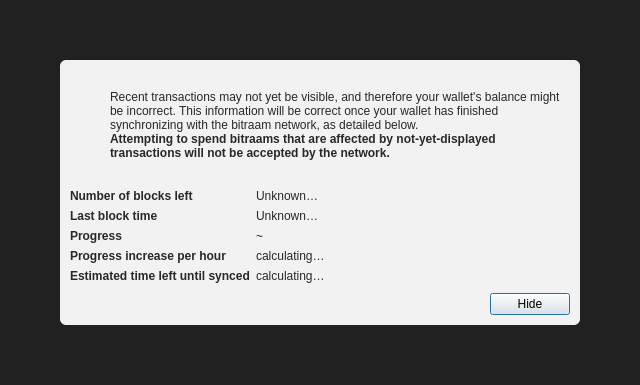
<?xml version="1.0" encoding="UTF-8"?>
<ui version="4.0">
 <class>ModalOverlay</class>
 <widget class="QWidget" name="ModalOverlay">
  <property name="geometry">
   <rect>
    <x>0</x>
    <y>0</y>
    <width>640</width>
    <height>385</height>
   </rect>
  </property>
  <property name="windowTitle">
   <string>Form</string>
  </property>
  <layout class="QVBoxLayout" name="verticalLayout" stretch="0">
   <property name="sizeConstraint">
    <enum>QLayout::SetDefaultConstraint</enum>
   </property>
   <property name="leftMargin">
    <number>0</number>
   </property>
   <property name="topMargin">
    <number>0</number>
   </property>
   <property name="rightMargin">
    <number>0</number>
   </property>
   <property name="bottomMargin">
    <number>0</number>
   </property>
   <item>
    <widget class="QWidget" name="bgWidget" native="true">
     <property name="styleSheet">
      <string notr="true">#bgWidget { background: rgba(0,0,0,220); }</string>
     </property>
     <layout class="QVBoxLayout" name="verticalLayoutMain" stretch="1">
      <property name="leftMargin">
       <number>60</number>
      </property>
      <property name="topMargin">
       <number>60</number>
      </property>
      <property name="rightMargin">
       <number>60</number>
      </property>
      <property name="bottomMargin">
       <number>60</number>
      </property>
      <item>
       <widget class="QWidget" name="contentWidget" native="true">
        <property name="styleSheet">
         <string notr="true">#contentWidget { background: rgba(255,255,255,240); border-radius: 6px; }

QLabel { color: rgb(40,40,40);  }</string>
        </property>
        <layout class="QVBoxLayout" name="verticalLayoutSub" stretch="1,0,0,0">
         <property name="spacing">
          <number>0</number>
         </property>
         <property name="leftMargin">
          <number>10</number>
         </property>
         <property name="topMargin">
          <number>10</number>
         </property>
         <property name="rightMargin">
          <number>10</number>
         </property>
         <property name="bottomMargin">
          <number>10</number>
         </property>
         <item>
          <layout class="QHBoxLayout" name="horizontalLayoutIconText" stretch="0,1">
           <property name="topMargin">
            <number>20</number>
           </property>
           <item>
            <layout class="QVBoxLayout" name="verticalLayoutIcon">
             <property name="leftMargin">
              <number>0</number>
             </property>
             <item>
              <widget class="QPushButton" name="warningIcon">
               <property name="enabled">
                <bool>false</bool>
               </property>
               <property name="text">
                <string/>
               </property>
               <property name="icon">
                <iconset>
                 <normaloff>:/icons/warning</normaloff>
                 <disabledoff>:/icons/warning</disabledoff>:/icons/warning</iconset>
               </property>
               <property name="iconSize">
                <size>
                 <width>48</width>
                 <height>48</height>
                </size>
               </property>
               <property name="flat">
                <bool>true</bool>
               </property>
              </widget>
             </item>
             <item>
              <spacer name="verticalSpacerWarningIcon">
               <property name="orientation">
                <enum>Qt::Vertical</enum>
               </property>
               <property name="sizeHint" stdset="0">
                <size>
                 <width>20</width>
                 <height>40</height>
                </size>
               </property>
              </spacer>
             </item>
            </layout>
           </item>
           <item>
            <layout class="QVBoxLayout" name="verticalLayoutInfoText">
             <property name="leftMargin">
              <number>0</number>
             </property>
             <property name="topMargin">
              <number>0</number>
             </property>
             <item>
              <widget class="QLabel" name="infoText">
               <property name="text">
                <string>Recent transactions may not yet be visible, and therefore your wallet's balance might be incorrect. This information will be correct once your wallet has finished synchronizing with the bitraam network, as detailed below.</string>
               </property>
               <property name="textFormat">
                <enum>Qt::RichText</enum>
               </property>
               <property name="wordWrap">
                <bool>true</bool>
               </property>
              </widget>
             </item>
             <item>
              <widget class="QLabel" name="infoTextStrong">
               <property name="font">
                <font>
                 <weight>75</weight>
                 <bold>true</bold>
                </font>
               </property>
               <property name="text">
                <string>Attempting to spend bitraams that are affected by not-yet-displayed transactions will not be accepted by the network.</string>
               </property>
               <property name="textFormat">
                <enum>Qt::RichText</enum>
               </property>
               <property name="wordWrap">
                <bool>true</bool>
               </property>
              </widget>
             </item>
             <item>
              <spacer name="verticalSpacerInTextSpace">
               <property name="orientation">
                <enum>Qt::Vertical</enum>
               </property>
               <property name="sizeHint" stdset="0">
                <size>
                 <width>20</width>
                 <height>40</height>
                </size>
               </property>
              </spacer>
             </item>
            </layout>
           </item>
          </layout>
         </item>
         <item>
          <spacer name="verticalSpacerAfterText">
           <property name="orientation">
            <enum>Qt::Vertical</enum>
           </property>
           <property name="sizeHint" stdset="0">
            <size>
             <width>20</width>
             <height>40</height>
            </size>
           </property>
          </spacer>
         </item>
         <item>
          <layout class="QFormLayout" name="formLayout">
           <property name="fieldGrowthPolicy">
            <enum>QFormLayout::FieldsStayAtSizeHint</enum>
           </property>
           <property name="horizontalSpacing">
            <number>6</number>
           </property>
           <property name="verticalSpacing">
            <number>6</number>
           </property>
           <property name="topMargin">
            <number>10</number>
           </property>
           <item row="0" column="0">
            <widget class="QLabel" name="labelNumberOfBlocksLeft">
             <property name="font">
              <font>
               <weight>75</weight>
               <bold>true</bold>
              </font>
             </property>
             <property name="text">
              <string>Number of blocks left</string>
             </property>
            </widget>
           </item>
           <item row="0" column="1">
            <widget class="QLabel" name="numberOfBlocksLeft">
             <property name="text">
              <string>Unknown…</string>
             </property>
            </widget>
           </item>
           <item row="1" column="0">
            <widget class="QLabel" name="labelLastBlockTime">
             <property name="font">
              <font>
               <weight>75</weight>
               <bold>true</bold>
              </font>
             </property>
             <property name="text">
              <string>Last block time</string>
             </property>
            </widget>
           </item>
           <item row="1" column="1">
            <widget class="QLabel" name="newestBlockDate">
             <property name="sizePolicy">
              <sizepolicy hsizetype="Maximum" vsizetype="Preferred">
               <horstretch>0</horstretch>
               <verstretch>0</verstretch>
              </sizepolicy>
             </property>
             <property name="text">
              <string>Unknown…</string>
             </property>
            </widget>
           </item>
           <item row="2" column="0">
            <widget class="QLabel" name="labelSyncDone">
             <property name="font">
              <font>
               <weight>75</weight>
               <bold>true</bold>
              </font>
             </property>
             <property name="text">
              <string>Progress</string>
             </property>
            </widget>
           </item>
           <item row="2" column="1">
            <layout class="QHBoxLayout" name="horizontalLayoutSync" stretch="0,1">
             <item>
              <widget class="QLabel" name="percentageProgress">
               <property name="text">
                <string notr="true">~</string>
               </property>
              </widget>
             </item>
            </layout>
           </item>
           <item row="4" column="0">
            <widget class="QLabel" name="labelProgressIncrease">
             <property name="font">
              <font>
               <weight>75</weight>
               <bold>true</bold>
              </font>
             </property>
             <property name="text">
              <string>Progress increase per hour</string>
             </property>
            </widget>
           </item>
           <item row="4" column="1">
            <widget class="QLabel" name="progressIncreasePerH">
             <property name="text">
              <string>calculating…</string>
             </property>
            </widget>
           </item>
           <item row="5" column="0">
            <widget class="QLabel" name="labelEstimatedTimeLeft">
             <property name="font">
              <font>
               <weight>75</weight>
               <bold>true</bold>
              </font>
             </property>
             <property name="text">
              <string>Estimated time left until synced</string>
             </property>
            </widget>
           </item>
           <item row="5" column="1">
            <widget class="QLabel" name="expectedTimeLeft">
             <property name="text">
              <string>calculating…</string>
             </property>
            </widget>
           </item>
          </layout>
         </item>
         <item>
          <layout class="QHBoxLayout" name="horizontalLayoutButtons">
           <property name="leftMargin">
            <number>10</number>
           </property>
           <property name="topMargin">
            <number>10</number>
           </property>
           <item>
            <spacer name="horizontalSpacer">
             <property name="orientation">
              <enum>Qt::Horizontal</enum>
             </property>
             <property name="sizeHint" stdset="0">
              <size>
               <width>40</width>
               <height>20</height>
              </size>
             </property>
            </spacer>
           </item>
           <item>
            <widget class="QPushButton" name="closeButton">
             <property name="text">
              <string>Hide</string>
             </property>
             <property name="shortcut">
              <string>Esc</string>
             </property>
             <property name="focusPolicy">
              <enum>Qt::StrongFocus</enum>
             </property>
             <property name="default">
              <bool>true</bool>
             </property>
            </widget>
           </item>
          </layout>
         </item>
        </layout>
       </widget>
      </item>
     </layout>
    </widget>
   </item>
  </layout>
 </widget>
 <resources/>
 <connections/>
</ui>
